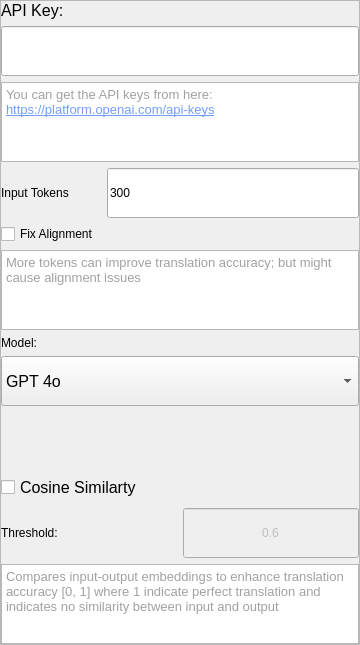
     <widget class="QFrame" name="SettingsExpand">
      <property name="sizePolicy">
       <sizepolicy hsizetype="Preferred" vsizetype="Preferred">
        <horstretch>0</horstretch>
        <verstretch>0</verstretch>
       </sizepolicy>
      </property>
      <property name="minimumSize">
       <size>
        <width>0</width>
        <height>0</height>
       </size>
      </property>
      <property name="maximumSize">
       <size>
        <width>0</width>
        <height>16777215</height>
       </size>
      </property>
      <property name="styleSheet">
       <string notr="true"/>
      </property>
      <property name="frameShape">
       <enum>QFrame::Shape::NoFrame</enum>
      </property>
      <property name="frameShadow">
       <enum>QFrame::Shadow::Raised</enum>
      </property>
      <layout class="QVBoxLayout" name="verticalLayout_7">
       <property name="spacing">
        <number>6</number>
       </property>
       <property name="leftMargin">
        <number>0</number>
       </property>
       <property name="topMargin">
        <number>0</number>
       </property>
       <property name="rightMargin">
        <number>0</number>
       </property>
       <property name="bottomMargin">
        <number>0</number>
       </property>
       <item>
        <widget class="QFrame" name="TokenFrame">
         <property name="sizePolicy">
          <sizepolicy hsizetype="Fixed" vsizetype="Fixed">
           <horstretch>0</horstretch>
           <verstretch>0</verstretch>
          </sizepolicy>
         </property>
         <property name="minimumSize">
          <size>
           <width>360</width>
           <height>0</height>
          </size>
         </property>
         <property name="maximumSize">
          <size>
           <width>16777215</width>
           <height>16777215</height>
          </size>
         </property>
         <property name="frameShape">
          <enum>QFrame::Shape::StyledPanel</enum>
         </property>
         <property name="frameShadow">
          <enum>QFrame::Shadow::Raised</enum>
         </property>
         <property name="lineWidth">
          <number>1</number>
         </property>
         <layout class="QVBoxLayout" name="verticalLayout_11">
          <property name="spacing">
           <number>6</number>
          </property>
          <property name="leftMargin">
           <number>0</number>
          </property>
          <property name="topMargin">
           <number>0</number>
          </property>
          <property name="rightMargin">
           <number>0</number>
          </property>
          <property name="bottomMargin">
           <number>0</number>
          </property>
          <item>
           <widget class="QLabel" name="lbl_token">
            <property name="sizePolicy">
             <sizepolicy hsizetype="Preferred" vsizetype="Preferred">
              <horstretch>0</horstretch>
              <verstretch>0</verstretch>
             </sizepolicy>
            </property>
            <property name="font">
             <font>
              <family>Segoe UI</family>
              <pointsize>12</pointsize>
              <italic>false</italic>
              <bold>false</bold>
             </font>
            </property>
            <property name="text">
             <string>&lt;html&gt;&lt;head/&gt;&lt;body&gt;&lt;p&gt;API Key:&lt;/p&gt;&lt;/body&gt;&lt;/html&gt;</string>
            </property>
           </widget>
          </item>
          <item>
           <widget class="QLineEdit" name="token_edit">
            <property name="sizePolicy">
             <sizepolicy hsizetype="Preferred" vsizetype="Fixed">
              <horstretch>0</horstretch>
              <verstretch>0</verstretch>
             </sizepolicy>
            </property>
            <property name="minimumSize">
             <size>
              <width>0</width>
              <height>50</height>
             </size>
            </property>
            <property name="maximumSize">
             <size>
              <width>16777215</width>
              <height>100</height>
             </size>
            </property>
            <property name="inputMethodHints">
             <set>Qt::InputMethodHint::ImhHiddenText|Qt::InputMethodHint::ImhNoAutoUppercase|Qt::InputMethodHint::ImhNoPredictiveText|Qt::InputMethodHint::ImhSensitiveData</set>
            </property>
            <property name="echoMode">
             <enum>QLineEdit::EchoMode::Password</enum>
            </property>
            <property name="alignment">
             <set>Qt::AlignmentFlag::AlignLeading|Qt::AlignmentFlag::AlignLeft|Qt::AlignmentFlag::AlignVCenter</set>
            </property>
           </widget>
          </item>
          <item>
           <widget class="QTextBrowser" name="api_url_text">
            <property name="sizePolicy">
             <sizepolicy hsizetype="Preferred" vsizetype="Fixed">
              <horstretch>0</horstretch>
              <verstretch>0</verstretch>
             </sizepolicy>
            </property>
            <property name="minimumSize">
             <size>
              <width>0</width>
              <height>80</height>
             </size>
            </property>
            <property name="maximumSize">
             <size>
              <width>16777215</width>
              <height>80</height>
             </size>
            </property>
            <property name="html">
             <string>&lt;!DOCTYPE HTML PUBLIC &quot;-//W3C//DTD HTML 4.0//EN&quot; &quot;http://www.w3.org/TR/REC-html40/strict.dtd&quot;&gt;
&lt;html&gt;&lt;head&gt;&lt;meta name=&quot;qrichtext&quot; content=&quot;1&quot; /&gt;&lt;meta charset=&quot;utf-8&quot; /&gt;&lt;style type=&quot;text/css&quot;&gt;
p, li { white-space: pre-wrap; }
hr { height: 1px; border-width: 0; }
li.unchecked::marker { content: &quot;\2610&quot;; }
li.checked::marker { content: &quot;\2612&quot;; }
&lt;/style&gt;&lt;/head&gt;&lt;body style=&quot; font-family:'Segoe UI'; font-size:12pt; font-weight:400; font-style:normal;&quot;&gt;
&lt;p style=&quot; margin-top:0px; margin-bottom:0px; margin-left:0px; margin-right:0px; -qt-block-indent:0; text-indent:0px;&quot;&gt;&lt;span style=&quot; font-size:10pt; color:#a1a1a1;&quot;&gt;You can get the API keys from here:&lt;/span&gt;&lt;/p&gt;
&lt;p style=&quot; margin-top:0px; margin-bottom:0px; margin-left:0px; margin-right:0px; -qt-block-indent:0; text-indent:0px;&quot;&gt;&lt;a href=&quot;https://platform.openai.com/api-keys&quot;&gt;&lt;span style=&quot; font-size:10pt; text-decoration: underline; color:#739ef7;&quot;&gt;https://platform.openai.com/api-keys&lt;/span&gt;&lt;/a&gt;&lt;/p&gt;&lt;/body&gt;&lt;/html&gt;</string>
            </property>
           </widget>
          </item>
          <item>
           <layout class="QGridLayout" name="gridLayout_2">
            <item row="1" column="1">
             <widget class="QLineEdit" name="max_tokens">
              <property name="sizePolicy">
               <sizepolicy hsizetype="Preferred" vsizetype="Fixed">
                <horstretch>0</horstretch>
                <verstretch>0</verstretch>
               </sizepolicy>
              </property>
              <property name="minimumSize">
               <size>
                <width>0</width>
                <height>50</height>
               </size>
              </property>
              <property name="text">
               <string>300</string>
              </property>
             </widget>
            </item>
            <item row="1" column="0">
             <widget class="QLabel" name="lbl_max_tokens">
              <property name="sizePolicy">
               <sizepolicy hsizetype="Preferred" vsizetype="Preferred">
                <horstretch>0</horstretch>
                <verstretch>0</verstretch>
               </sizepolicy>
              </property>
              <property name="maximumSize">
               <size>
                <width>100</width>
                <height>16777215</height>
               </size>
              </property>
              <property name="text">
               <string>Input Tokens</string>
              </property>
             </widget>
            </item>
           </layout>
          </item>
          <item>
           <widget class="QCheckBox" name="alignment_box">
            <property name="sizePolicy">
             <sizepolicy hsizetype="Preferred" vsizetype="Preferred">
              <horstretch>0</horstretch>
              <verstretch>0</verstretch>
             </sizepolicy>
            </property>
            <property name="text">
             <string>Fix Alignment</string>
            </property>
           </widget>
          </item>
          <item>
           <widget class="QTextBrowser" name="alignment_fix_info">
            <property name="sizePolicy">
             <sizepolicy hsizetype="Preferred" vsizetype="Fixed">
              <horstretch>0</horstretch>
              <verstretch>0</verstretch>
             </sizepolicy>
            </property>
            <property name="minimumSize">
             <size>
              <width>0</width>
              <height>80</height>
             </size>
            </property>
            <property name="maximumSize">
             <size>
              <width>16777215</width>
              <height>80</height>
             </size>
            </property>
            <property name="html">
             <string>&lt;!DOCTYPE HTML PUBLIC &quot;-//W3C//DTD HTML 4.0//EN&quot; &quot;http://www.w3.org/TR/REC-html40/strict.dtd&quot;&gt;
&lt;html&gt;&lt;head&gt;&lt;meta name=&quot;qrichtext&quot; content=&quot;1&quot; /&gt;&lt;meta charset=&quot;utf-8&quot; /&gt;&lt;style type=&quot;text/css&quot;&gt;
p, li { white-space: pre-wrap; }
hr { height: 1px; border-width: 0; }
li.unchecked::marker { content: &quot;\2610&quot;; }
li.checked::marker { content: &quot;\2612&quot;; }
&lt;/style&gt;&lt;/head&gt;&lt;body style=&quot; font-family:'Segoe UI'; font-size:12pt; font-weight:400; font-style:normal;&quot;&gt;
&lt;p style=&quot; margin-top:0px; margin-bottom:0px; margin-left:0px; margin-right:0px; -qt-block-indent:0; text-indent:0px;&quot;&gt;&lt;span style=&quot; font-size:10pt; color:#a1a1a1;&quot;&gt;More tokens can improve translation accuracy; but might cause alignment issues&lt;/span&gt;&lt;/p&gt;&lt;/body&gt;&lt;/html&gt;</string>
            </property>
           </widget>
          </item>
          <item>
           <widget class="QLabel" name="lbl_model">
            <property name="sizePolicy">
             <sizepolicy hsizetype="Preferred" vsizetype="Preferred">
              <horstretch>0</horstretch>
              <verstretch>0</verstretch>
             </sizepolicy>
            </property>
            <property name="maximumSize">
             <size>
              <width>16777215</width>
              <height>16777215</height>
             </size>
            </property>
            <property name="text">
             <string>&lt;html&gt;&lt;head/&gt;&lt;body&gt;&lt;p&gt;Model:&lt;/p&gt;&lt;/body&gt;&lt;/html&gt;</string>
            </property>
           </widget>
          </item>
          <item>
           <widget class="QComboBox" name="combo_model">
            <property name="sizePolicy">
             <sizepolicy hsizetype="Preferred" vsizetype="Preferred">
              <horstretch>0</horstretch>
              <verstretch>0</verstretch>
             </sizepolicy>
            </property>
            <property name="minimumSize">
             <size>
              <width>0</width>
              <height>50</height>
             </size>
            </property>
            <property name="maximumSize">
             <size>
              <width>16777215</width>
              <height>16777215</height>
             </size>
            </property>
            <property name="font">
             <font>
              <family>Segoe UI</family>
              <pointsize>12</pointsize>
              <italic>false</italic>
              <bold>false</bold>
             </font>
            </property>
            <item>
             <property name="text">
              <string>GPT 4o</string>
             </property>
            </item>
            <item>
             <property name="text">
              <string>GPT 4 Turbo</string>
             </property>
            </item>
            <item>
             <property name="text">
              <string>GPT 4</string>
             </property>
            </item>
            <item>
             <property name="text">
              <string>GPT 3.5 Turbo</string>
             </property>
            </item>
           </widget>
          </item>
          <item>
           <spacer name="horizontalSpacer">
            <property name="orientation">
             <enum>Qt::Orientation::Horizontal</enum>
            </property>
            <property name="sizeHint" stdset="0">
             <size>
              <width>40</width>
              <height>60</height>
             </size>
            </property>
           </spacer>
          </item>
          <item>
           <widget class="QCheckBox" name="box_cosine">
            <property name="sizePolicy">
             <sizepolicy hsizetype="Preferred" vsizetype="Preferred">
              <horstretch>0</horstretch>
              <verstretch>0</verstretch>
             </sizepolicy>
            </property>
            <property name="minimumSize">
             <size>
              <width>0</width>
              <height>30</height>
             </size>
            </property>
            <property name="maximumSize">
             <size>
              <width>16777215</width>
              <height>16777215</height>
             </size>
            </property>
            <property name="font">
             <font>
              <family>Segoe UI</family>
              <pointsize>12</pointsize>
              <italic>false</italic>
              <bold>false</bold>
             </font>
            </property>
            <property name="text">
             <string>Cosine Similarty</string>
            </property>
           </widget>
          </item>
          <item>
           <layout class="QGridLayout" name="gridLayout">
            <item row="1" column="0">
             <widget class="QLabel" name="lbl_threshold">
              <property name="enabled">
               <bool>true</bool>
              </property>
              <property name="sizePolicy">
               <sizepolicy hsizetype="Preferred" vsizetype="Preferred">
                <horstretch>0</horstretch>
                <verstretch>0</verstretch>
               </sizepolicy>
              </property>
              <property name="text">
               <string>Threshold:</string>
              </property>
             </widget>
            </item>
            <item row="1" column="1">
             <widget class="QLineEdit" name="threshold_edit">
              <property name="enabled">
               <bool>false</bool>
              </property>
              <property name="sizePolicy">
               <sizepolicy hsizetype="Preferred" vsizetype="Fixed">
                <horstretch>0</horstretch>
                <verstretch>0</verstretch>
               </sizepolicy>
              </property>
              <property name="minimumSize">
               <size>
                <width>0</width>
                <height>50</height>
               </size>
              </property>
              <property name="inputMask">
               <string/>
              </property>
              <property name="text">
               <string>0.6</string>
              </property>
              <property name="alignment">
               <set>Qt::AlignmentFlag::AlignCenter</set>
              </property>
              <property name="readOnly">
               <bool>false</bool>
              </property>
              <property name="placeholderText">
               <string/>
              </property>
             </widget>
            </item>
           </layout>
          </item>
          <item>
           <widget class="QTextBrowser" name="cosine_info">
            <property name="sizePolicy">
             <sizepolicy hsizetype="Preferred" vsizetype="Fixed">
              <horstretch>0</horstretch>
              <verstretch>0</verstretch>
             </sizepolicy>
            </property>
            <property name="minimumSize">
             <size>
              <width>0</width>
              <height>0</height>
             </size>
            </property>
            <property name="maximumSize">
             <size>
              <width>16777215</width>
              <height>80</height>
             </size>
            </property>
            <property name="html">
             <string>&lt;!DOCTYPE HTML PUBLIC &quot;-//W3C//DTD HTML 4.0//EN&quot; &quot;http://www.w3.org/TR/REC-html40/strict.dtd&quot;&gt;
&lt;html&gt;&lt;head&gt;&lt;meta name=&quot;qrichtext&quot; content=&quot;1&quot; /&gt;&lt;meta charset=&quot;utf-8&quot; /&gt;&lt;style type=&quot;text/css&quot;&gt;
p, li { white-space: pre-wrap; }
hr { height: 1px; border-width: 0; }
li.unchecked::marker { content: &quot;\2610&quot;; }
li.checked::marker { content: &quot;\2612&quot;; }
&lt;/style&gt;&lt;/head&gt;&lt;body style=&quot; font-family:'Segoe UI'; font-size:12pt; font-weight:400; font-style:normal;&quot;&gt;
&lt;p style=&quot; margin-top:0px; margin-bottom:0px; margin-left:0px; margin-right:0px; -qt-block-indent:0; text-indent:0px;&quot;&gt;&lt;span style=&quot; font-size:10pt; color:#a1a1a1;&quot;&gt;Compares input-output embeddings to enhance translation accuracy [0, 1] where 1 indicate perfect translation and indicates no similarity between input and output&lt;/span&gt;&lt;/p&gt;&lt;/body&gt;&lt;/html&gt;</string>
            </property>
           </widget>
          </item>
         </layout>
        </widget>
       </item>
      </layout>
     </widget>
